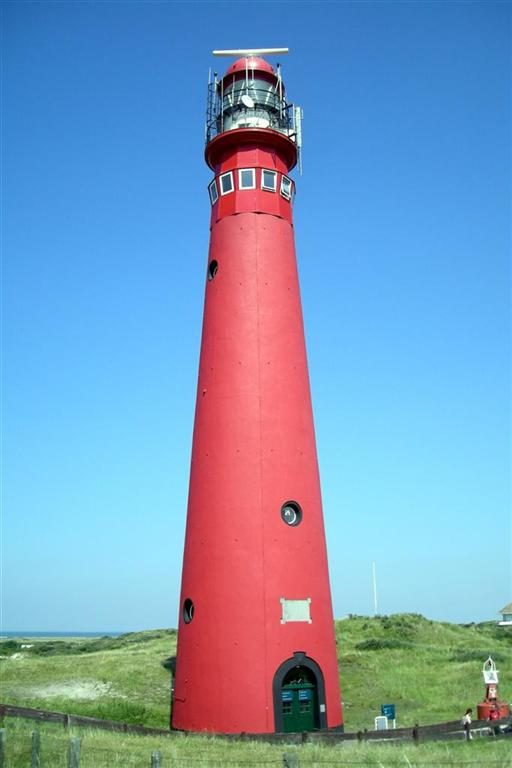
#> input picture hw6/HW6Pics/lighthouse.jpg, 512 x 768 px
$ python hw6.py   (older library calls are emulated)
#> lines starting #> are read from the running program, lines starting #| are printed output that depends on the picture; after the words box and inside, x2 and y2 are one past the last pixel; in counts of white or black regions, pixels touching at a corner belong together
#!/usr/bin/env python3
############################################################################
# Script for homework 6 ECE661
# Image Segmentation file
#  - Contains functions to perform thresholding using Otsu's method.
#  - Functions to perform Otsu on multiple channels
#  - Functions for texutre based segmentation
#  - Function for contour extraction
# Author: Mythra Balakuntala
############################################################################

import cv2, numpy as np, math, time
import matplotlib.pyplot as plt
import time


class ImageSegment():
    def __init__(self):
        self.img_pth = {    1:'HW6Pics/lighthouse.jpg',
                            2:'HW6Pics/baby.jpg',
                            3:'HW6Pics/ski.jpg',
                            }
        # For independent otsu
        # self.ot_choice = {  1:np.array([[1,1,1],[0,0,1],[1,1,1]]),
        #                     2:np.array([[0,1,0],[0,0,0],[1,1,1]]),
        #                     3:np.array([[0,0,0],[0,0,1],[1,1,1]]),
        #                     }
        # For iterative otsu
        self.ot_choice = {  1:np.array([[1,1,1],[0,1,1],[1,1,1]]),
                            2:np.array([[0,1,1],[0,1,1],[1,1,1]]),
                            3:np.array([[0,1,1],[0,1,1],[1,1,1]]),
                            }
# Histogram generation function
    def hist(self,img, gbins=256, scale = 255):
        #----------------------------------------------------------
        # Intesity histogram generation function
        # Inputs: img - The image (1-channel), gbins - number of bins
        #   scale - scale of input data (0-255 for gray level image)
        # Outputs: hist_counts - Histogram counts
        #-----------------------------------------------------------
        hist_counts = np.zeros(gbins)
        for i in range(img.shape[0]):
            for j in range(img.shape[1]):
                hist_counts[int(img[i,j]/np.ceil(scale/gbins))] += 1
        return(hist_counts)

# Otsu threshold function
    def otsu(self, img, gbins=256, foreg = 0):
        #----------------------------------------------------------
        # Implementation of otsu's method to maximize the inter-class
        # variance.
        # Inputs: img - The image (1-channel), gbins - number of bins,
        #   foreg - foreground indicator.. 0:lower than thres,
        #    1: greater than thres
        # Outputs: Otsu thresholded image
        #-----------------------------------------------------------
        # Generate histogram bins
        res_img = np.ones(img.shape)
        N = img.shape[0]*img.shape[1]  #total number of pixels
        k= 0
        print('Bins, pixels = ',gbins, N)
        hist_counts = self.hist(img, gbins)/N
        wk = 0
        mk = 0
        mt = sum((np.arange(gbins)+1)*hist_counts)
        max_sb = 0.0;
        for i in range(1,gbins+1):
            wk += hist_counts[i-1]
            mk += i*hist_counts[i-1]
            if(wk == 0 or (1-wk)==0):
                continue
            sb = ((mt*wk - mk)**2)/(wk*(1-wk));
            if ( sb >= max_sb ):
                k = i
                max_sb = sb
        print('Otsu threshold is ',k)
        if foreg:
            res_img[np.where(img<=k)] = 0
        else:
            res_img[np.where(img>=k)] = 0
        return(res_img)

# Multi channel Otsu threshold function
    def multi_otsu(self, img, type=1, fchoice=np.array([])):
        #----------------------------------------------------------
        # Otsu for multi channel inputs, the channels are combined
        #    based on type.
        # Inputs: img - The image (with any number of channels)
        #   type - 1: If no. of channels > 1 then logical and is used.
        #          2: If no. of channels > 1 iteratively threshold.
        # Outputs: Otsu thresholded image
        # Uses the otsu function to compute thresholded image
        #-----------------------------------------------------------
        if fchoice.shape[0] == 0:
            fchoice = np.ones(img.shape[2])
        rec_img = img
        if(len(img.shape)==2):      # If only one channel
            return(self.otsu(img))
        elif type==1:               # Logical and each channel otsu
            res_img = np.ones(img.shape[:2])    # Resultant image
            # Array to store otsu for each channel
            thres_img = np.zeros(img.shape)
            for i in range(img.shape[2]):
                thres_img[:,:,i] = self.otsu(img[:,:,i],foreg = fchoice[i])    # Comput otsu
                # And with result until prev channel
                res_img = thres_img[:,:,i]*res_img
                # self.viewimg(thres_img[:,:,i])      # View each channel result ***
                # cv2.imwrite(('img' + str(3) +'_ot'+str(i+1)+'_rgb.jpg'),(255*thres_img[:,:,i]).astype(np.uint8))
            return(res_img.astype(np.uint8))
        elif type==2:               # Iteratively apply otsu prev channel result
            # Array to store otsu for each channel
            thres_img = np.zeros(img.shape)
            thres_img[:,:,0] = self.otsu(img[:,:,0],foreg = fchoice[0])  # For first channel
            self.viewimg(thres_img[:,:,0])
            rec_img = (thres_img[:,:,0])[:,:,np.newaxis]*img
            # self.viewimg(rec_img.astype(np.uint8))
            for i in range(1,img.shape[2]):
                # Compute otsu on next channel based on foreground of prev.
                # self.viewimg(thres_img[:,:,i-1]*rec_img[:,:,i])
                thres_img[:,:,i] = self.otsu(thres_img[:,:,i-1]*rec_img[:,:,i],foreg = fchoice[i])
                rec_img = ((thres_img[:,:,i])[:,:,np.newaxis]*rec_img).astype(np.uint8)
                # rec_img[:,:,i] = ((thres_img[:,:,i])*rec_img[:,:,i]).astype(np.uint8)
                # self.viewimg(rec_img)
                self.viewimg(thres_img[:,:,i])
            return(thres_img[:,:,i])

# Funtion to extract contours
    def img_contour(self, img):
        # [42 lines of commented-out code are left out]
        res_img1 = np.zeros(img.shape)
        # res_img1[bpix[:,0],bpix[:,1]]=1 # set boundary pixels to 1

        # Method 2: Dilates the image and subtracts the eroded image
        ker = np.ones((2,2),np.uint8)
        res_img2 = cv2.dilate(img,ker,iterations=1) - cv2.erode(img,ker,iterations=1)
        return(res_img1, res_img2)

# Kernel Variance function
    def ker_var(self,img, N):
        #----------------------------------------------------------
        # Computes variance for texture segmentation
        # Inputs: img, Kernel size
        # Outputs: array with variance at each pixel
        #-----------------------------------------------------------
        pimg = np.zeros((img.shape[0] + N-1,img.shape[1] + N-1))    # Padded image
        pimg[int(N/2):-int(N/2),int(N/2):-int(N/2)] = img
        var_img = np.zeros(img.shape)
        for i in range(img.shape[0]):
            for j in range(img.shape[1]):
                var_img[i,j] = pimg[i:i+N,j:j+N].var() #var = mean(abs(x - x.mean())**2)
        #Scale to 255
        var_img = (5000*var_img/var_img.max())   #var is 0-max
        var_img[np.where(var_img>255)] =255     # Scale appropriately
        return(var_img)

# Texutre based segementation function
    def tex_seg(self,img):
        #----------------------------------------------------------
        # Texture segmentation uses 3 kernel sizes 3,5,7 and uses variance
        #   of gray level histograms to generate 3 channels
        # Then Otsu is applied on this to obtain the resulting image
        # Inputs: img - Gray image
        # Outputs: Three channel variance image
        #-----------------------------------------------------------
        t_img = np.zeros((img.shape[0],img.shape[1],3))
        for i in range(3):
            t_img[:,:,i] = self.ker_var(img,2*i+3)
        return(t_img)

# Function to view image
    def viewimg(self, img):
        cv2.namedWindow('resultImage',cv2.WINDOW_NORMAL)
        cv2.imshow('resultImage',img)
        cv2.resizeWindow('resultImage', 600,600)
        key = 1
        print('Press q to quit')
        while key !=ord('q'):       # Quit on pressing q
            key = cv2.waitKey(0)
        cv2.destroyAllWindows()

# Main function
    def main(self, img_id):
        #----------------------------------------------------------
        # Calls otsu, texture segmentation and contour extraction
        # Inputs: img_id - Id for the first image
        # Outputs: None ,
        # Writes output images from otsu, texture segmentation and
        # contour extraction to the folder
        #-----------------------------------------------------------
        # Initialize images
#> called with img_id = 1
        img_rgb = cv2.imread(self.img_pth[img_id])  # RGB
#> img_rgb is the input picture: shape (768, 512, 3); mean B, G, R 187.3, 155.5, 121.9
        img_gry = cv2.cvtColor(img_rgb,cv2.COLOR_BGR2GRAY)  # GRAY
        img_hsv = cv2.cvtColor(img_rgb,cv2.COLOR_BGR2HSV)   # HSV
#> img_hsv: shape (768, 512, 3); mean H, S, V 105.6, 140, 215.3
        img_txt = self.tex_seg(img_gry) # Variance texture image
#> after the loop in tex_seg, `for i in range(3):`:
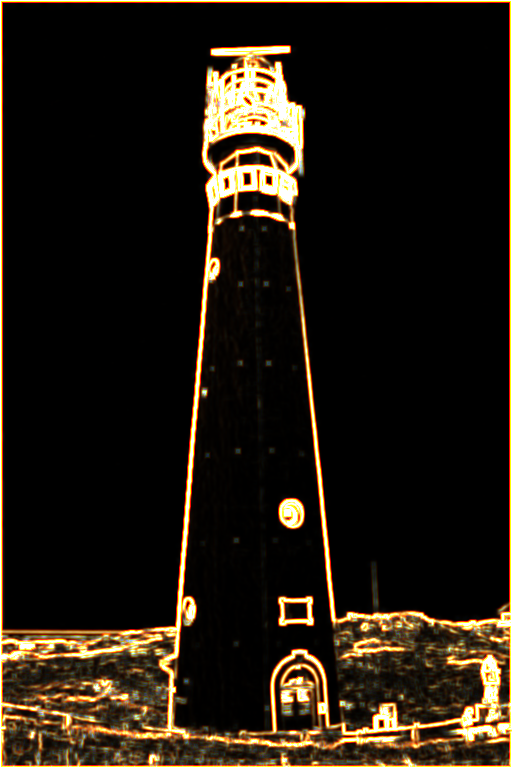
#> t_img: shape (768, 512, 3) float64; mean of channels 0, 1, 2 16.2, 26.7, 35.1; drawn as B, G, R
        cv2.imwrite(('img' + str(img_id) +'_txt1.jpg'),(img_txt[:,:,0]).astype(np.uint8))
        cv2.imwrite(('img' + str(img_id) +'_txt2.jpg'),(img_txt[:,:,1]).astype(np.uint8))
        cv2.imwrite(('img' + str(img_id) +'_txt3.jpg'),(img_txt[:,:,2]).astype(np.uint8))
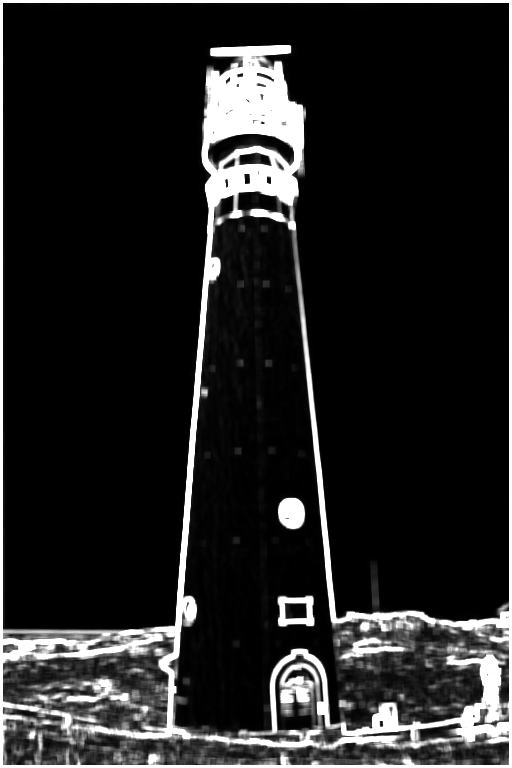
#> saved as img1_txt3.jpg: shape (768, 512); min 0, max 255, mean 34.8
        # Color threshodling for segmentation--------------------------------
        ker = np.ones((20,20),np.uint8) # kernel for filling holes
        # Perform multi otsu for HSV image
        res_img = self.multi_otsu(img_hsv,2,self.ot_choice[img_id][0,:]).astype(np.float)
#| Bins, pixels =  256 393216
#> in otsu, `hist_counts = self.hist(img, gbins)/N`: hist_counts = 256 values, max 0.214 at index 105, min 0 at index 180, mean 0.00391
#> in otsu, `hist_counts = self.hist(img, gbins)/N`:
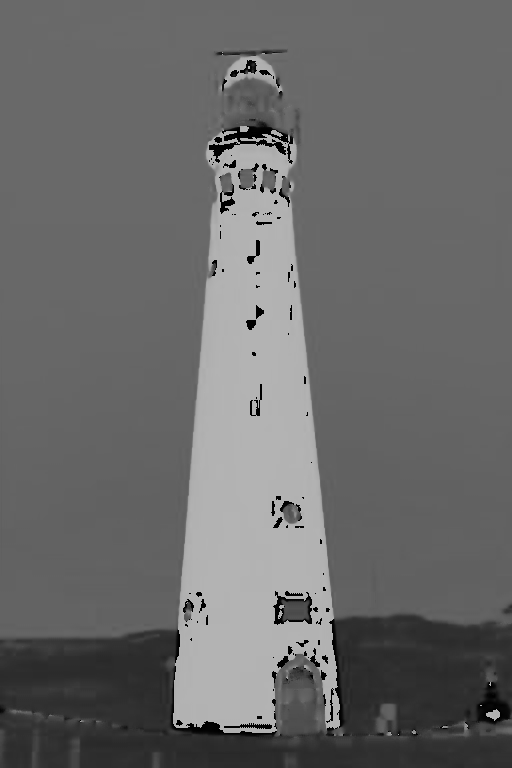
#> img: shape (768, 512); min 0, max 179, mean 105.6
#> in otsu, `mt = sum((np.arange(gbins)+1)*hist_counts)`: mt = 106.6
#> the loop in otsu, `for i in range(1,gbins+1):` made 256 passes
#> (wk, mk, sb, max_sb) on passes 1 to 12: (0.00683, 0.00683, 76.7, 76.7), (0.00882, 0.0108, 98.88, 98.88), (0.00985, 0.0139, 110.1, 110.1), (0.0104, 0.0161, 116.1, 116.1), (0.0109, 0.0187, 121.6, 121.6), (0.0114, 0.0218, 126.9, 126.9), (0.0119, 0.0248, 131.2, 131.2), (0.0121, 0.0268, 133.8, 133.8), (0.0125, 0.0299, 137.1, 137.1), (0.0126, 0.0317, 138.8, 138.8), (0.0128, 0.0332, 140.1, 140.1), (0.013, 0.0364, 142.6, 142.6)
#> (wk, mk, sb) on pass 123: (0.835, 77.21, 1009.8)
#> after the loop in otsu, `for i in range(1,gbins+1):`: k = 135; max_sb = 1010.9; mk = 106.6; wk = 1
#| Otsu threshold is  135
#> in multi_otsu, `thres_img[:,:,0] = self.otsu(img[:,:,0],foreg = fchoice[0])`: thres_img: shape (768, 512, 3) float64; mean H, S, V 0.164, 0, 0
#> in viewimg, `cv2.imshow('resultImage',img)`:
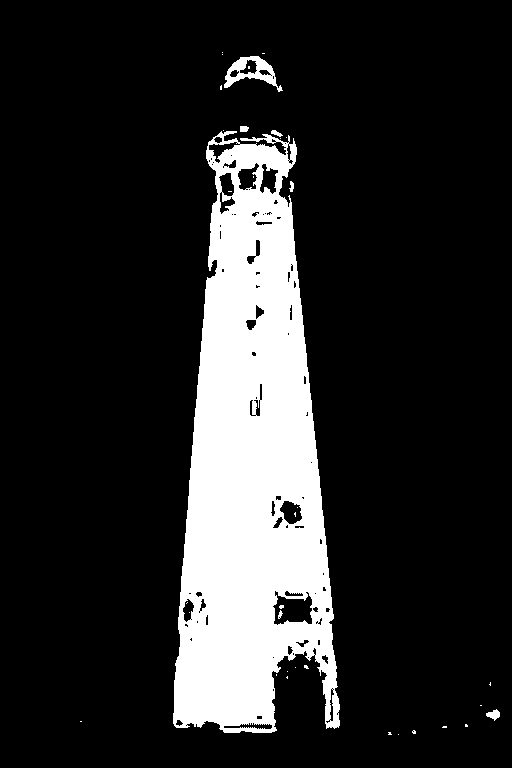
#> window 'resultImage': shape (768, 512) float64; values 0 (black) and 1 (white), 16.4% white; 35 white regions (28 under 20 px), largest, box (x1, y1, x2, y2) and area: (173, 131, 340, 733) 63397, (224, 56, 283, 92) 806, (486, 709, 500, 721) 96
#> (key q is pressed here)
#> in multi_otsu, `rec_img = (thres_img[:,:,0])[:,:,np.newaxis]*img`: rec_img: shape (768, 512, 3) float64; mean H, S, V 29.1, 25.2, 35.5
#> the loop in multi_otsu, `for i in range(1,img.shape[2]):` made 2 passes; (key Esc is pressed on pass 1)
#> mt in otsu on passes 1 to 2: 26.16, 35.99
#> after the loop in multi_otsu, `for i in range(1,img.shape[2]):`: thres_img: shape (768, 512, 3) float64; mean H, S, V 0.164, 0.161, 0.155
        res_hsv = res_img #store
        cv2.imwrite(('img' + str(img_id) +'_omask_hsv.jpg'),(255*res_img).astype(np.uint8))
        cv2.imwrite(('img' + str(img_id) +'_hsv.jpg'),(res_img[:,:,np.newaxis]*img_rgb).astype(np.uint8))
        # Dilate and erode image to remove holes
        res_img = cv2.morphologyEx(res_img,cv2.MORPH_CLOSE, ker)
#> res_img: shape (768, 512) float64; values 0 (black) and 1 (white), 16.9% white; 4 white regions (1 under 20 px), largest, box (x1, y1, x2, y2) and area: (174, 128, 341, 734) 65761, (228, 60, 274, 75) 395, (487, 710, 501, 721) 118
        cv2.imwrite(('img' + str(img_id) +'_ed_hsv.jpg'),(res_img[:,:,np.newaxis]*img_rgb).astype(np.uint8))
        c_img1,c_img2 = self.img_contour(res_img)   # Get contours
#> in img_contour, `res_img2 = cv2.dilate(img,ker,iterations=1) - cv2.erode(img,ker,iterat..`:
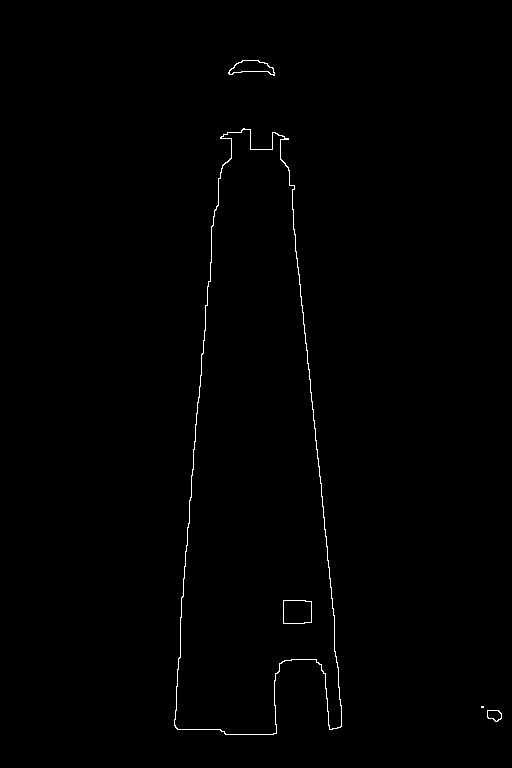
#> res_img2: shape (768, 512) float64; values 0 (black) and 1 (white), 0.52% white in thin lines or dots, all inside (x1, y1, x2, y2) = (174, 60, 502, 735)
#> c_img1: shape (768, 512) float64; every value is 0
        cv2.imwrite(('img' + str(img_id) +'c1_hsv.jpg'),255*c_img1)
        cv2.imwrite(('img' + str(img_id) +'c2_hsv.jpg'),255*c_img2)
        #----------------------------------------------------------------------
        # On BGR images
        # Perform multi otsu for rgb image
        res_img = self.multi_otsu(img_rgb,2,self.ot_choice[img_id][1,:]).astype(np.float)
#> call 4 of otsu, with gbins = 256, foreg = 0
#| Bins, pixels =  256 393216
#> in otsu (call 4), `hist_counts = self.hist(img, gbins)/N`: hist_counts = 256 values, max 0.0951 at index 255, min 0.000196 at index 14, mean 0.00391
#> in otsu (call 4), `hist_counts = self.hist(img, gbins)/N`:
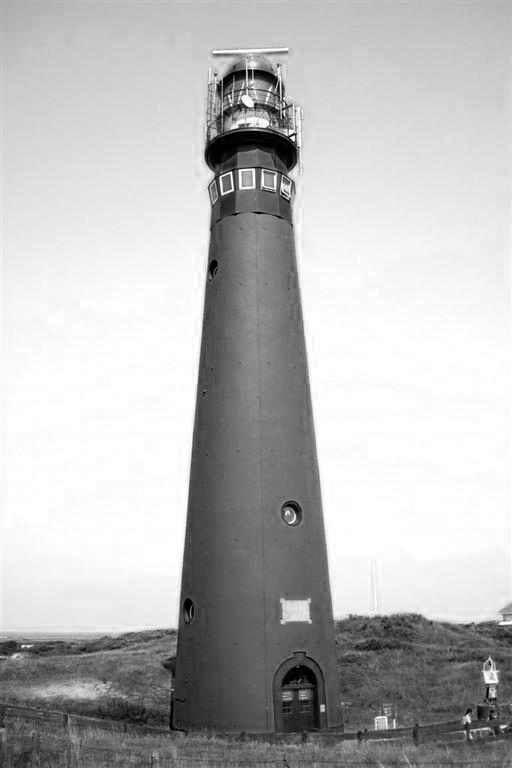
#> img: shape (768, 512); min 0, max 255, mean 187.3
#> in otsu (call 4), `mt = sum((np.arange(gbins)+1)*hist_counts)`: mt = 188.3
#> the loop in otsu (call 4), `for i in range(1,gbins+1):` made 256 passes
#> (wk, mk, sb, max_sb) on passes 1 to 12: (0.00195, 0.00195, 68.62, 68.62), (0.00231, 0.00268, 81.2, 81.2), (0.00276, 0.00401, 96.55, 96.55), (0.00319, 0.00572, 111.1, 111.1), (0.00377, 0.00866, 131, 131), (0.00417, 0.0111, 144.4, 144.4), (0.0045, 0.0133, 155.2, 155.2), (0.00479, 0.0157, 164.7, 164.7), (0.00513, 0.0187, 175.7, 175.7), (0.00544, 0.0218, 185.7, 185.7), (0.00569, 0.0245, 193.5, 193.5), (0.00598, 0.0281, 202.8, 202.8)
#| Otsu threshold is  164
#> in viewimg (call 4), `cv2.imshow('resultImage',img)`:
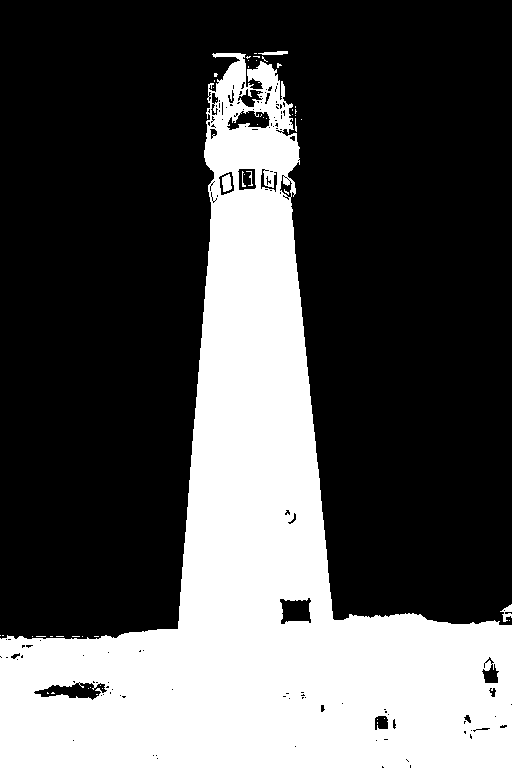
#> window 'resultImage': shape (768, 512) float64; values 0 (black) and 1 (white), 32.9% white; 52 white regions (46 under 20 px), largest, box (x1, y1, x2, y2) and area: (0, 53, 512, 768) 128922, (222, 174, 232, 192) 136, (500, 604, 512, 622) 102, (258, 51, 288, 55) 86, (246, 171, 253, 186) 30, (242, 171, 246, 187) 25
        res_rgb = res_img #store
        cv2.imwrite(('img' + str(img_id) +'_omask_rgb.jpg'),(255*res_img).astype(np.uint8))
        cv2.imwrite(('img' + str(img_id) +'_rgb.jpg'),(res_img[:,:,np.newaxis]*img_rgb).astype(np.uint8))
        # Dilate and erode image to remove holes
        res_img = cv2.morphologyEx(res_img,cv2.MORPH_CLOSE, ker)
        cv2.imwrite(('img' + str(img_id) +'_ed_rgb.jpg'),(res_img[:,:,np.newaxis]*img_rgb).astype(np.uint8))
        c_img1,c_img2 = self.img_contour(res_img)   # Get contours
        cv2.imwrite(('img' + str(img_id) +'c1_rgb.jpg'),255*c_img1)
        cv2.imwrite(('img' + str(img_id) +'c2_rgb.jpg'),255*c_img2)
        #----------------------------------------------------------------------
        # On Texture images
        # Perform multi otsu for txt image
        res_img = self.multi_otsu(img_txt,2,self.ot_choice[img_id][2,:]).astype(np.float)
        res_txt = res_img
        cv2.imwrite(('img' + str(img_id) +'_omask_txt.jpg'),(255*res_img).astype(np.uint8))
        cv2.imwrite(('img' + str(img_id) +'_txt.jpg'),(res_img[:,:,np.newaxis]*img_rgb).astype(np.uint8))
        # Dilate and erode image to remove holes
        #res_img = cv2.morphologyEx(res_img,cv2.MORPH_CLOSE, ker)
        # cv2.imwrite(('img' + str(img_id) +'_ed_txt.jpg'),(res_img[:,:,np.newaxis]*img_rgb).astype(np.uint8))
        # c_img1,c_img2 = self.img_contour(res_img)   # Get contours
        # cv2.imwrite(('img' + str(img_id) +'c1_txt.jpg'),255*c_img1)
        # cv2.imwrite(('img' + str(img_id) +'c2_txt.jpg'),255*c_img2)
        #----------------------------------------------------------------------
        # On Combined masks
        # Or the results
        res_img = np.logical_or(np.logical_or(res_hsv,res_rgb).astype(np.uint8),res_txt).astype(np.uint8)
        cv2.imwrite(('img' + str(img_id) +'_omask_cmb.jpg'),(255*res_img).astype(np.uint8))
        cv2.imwrite(('img' + str(img_id) +'_cmb.jpg'),(res_img[:,:,np.newaxis]*img_rgb).astype(np.uint8))
        # Dilate and erode image to remove holes
        res_img = cv2.morphologyEx(res_img,cv2.MORPH_CLOSE, ker)
        cv2.imwrite(('img' + str(img_id) +'_ed_cmb.jpg'),(res_img[:,:,np.newaxis]*img_rgb).astype(np.uint8))
        c_img1,c_img2 = self.img_contour(res_img)   # Get contours
        cv2.imwrite(('img' + str(img_id) +'c1_cmb.jpg'),255*c_img1)
        cv2.imwrite(('img' + str(img_id) +'c2_cmb.jpg'),255*c_img2)


if __name__ == '__main__':
    imgseg = ImageSegment()
    imgseg.main(1)  # imgseg.main(img id)
    imgseg.main(2)
    imgseg.main(3)
